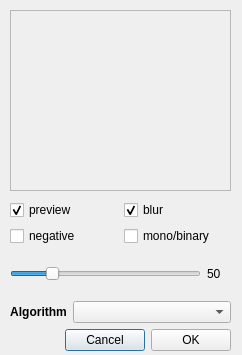
<ui version="4.0" >
 <class>EdgeDialog</class>
 <widget class="QDialog" name="EdgeDialog" >
  <property name="windowModality" >
   <enum>Qt::ApplicationModal</enum>
  </property>
  <property name="geometry" >
   <rect>
    <x>0</x>
    <y>0</y>
    <width>242</width>
    <height>355</height>
   </rect>
  </property>
  <property name="sizePolicy" >
   <sizepolicy>
    <hsizetype>0</hsizetype>
    <vsizetype>0</vsizetype>
    <horstretch>0</horstretch>
    <verstretch>0</verstretch>
   </sizepolicy>
  </property>
  <property name="minimumSize" >
   <size>
    <width>242</width>
    <height>355</height>
   </size>
  </property>
  <property name="maximumSize" >
   <size>
    <width>242</width>
    <height>355</height>
   </size>
  </property>
  <property name="font" >
   <font>
    <pointsize>9</pointsize>
   </font>
  </property>
  <property name="windowTitle" >
   <string>Select algorithm</string>
  </property>
  <property name="sizeGripEnabled" >
   <bool>false</bool>
  </property>
  <property name="modal" >
   <bool>true</bool>
  </property>
  <widget class="QWidget" name="verticalLayout" >
   <property name="geometry" >
    <rect>
     <x>10</x>
     <y>200</y>
     <width>221</width>
     <height>151</height>
    </rect>
   </property>
   <layout class="QVBoxLayout" >
    <property name="margin" >
     <number>0</number>
    </property>
    <property name="spacing" >
     <number>6</number>
    </property>
    <item>
     <layout class="QHBoxLayout" >
      <property name="margin" >
       <number>0</number>
      </property>
      <property name="spacing" >
       <number>6</number>
      </property>
      <item>
       <widget class="QCheckBox" name="checkBox" >
        <property name="sizePolicy" >
         <sizepolicy>
          <hsizetype>5</hsizetype>
          <vsizetype>0</vsizetype>
          <horstretch>0</horstretch>
          <verstretch>0</verstretch>
         </sizepolicy>
        </property>
        <property name="text" >
         <string>preview</string>
        </property>
        <property name="checked" >
         <bool>true</bool>
        </property>
       </widget>
      </item>
      <item>
       <widget class="QCheckBox" name="checkBoxBlur" >
        <property name="sizePolicy" >
         <sizepolicy>
          <hsizetype>5</hsizetype>
          <vsizetype>0</vsizetype>
          <horstretch>0</horstretch>
          <verstretch>0</verstretch>
         </sizepolicy>
        </property>
        <property name="text" >
         <string>blur</string>
        </property>
        <property name="checked" >
         <bool>true</bool>
        </property>
       </widget>
      </item>
     </layout>
    </item>
    <item>
     <layout class="QHBoxLayout" >
      <property name="margin" >
       <number>0</number>
      </property>
      <property name="spacing" >
       <number>6</number>
      </property>
      <item>
       <layout class="QHBoxLayout" >
        <property name="margin" >
         <number>0</number>
        </property>
        <property name="spacing" >
         <number>6</number>
        </property>
        <item>
         <widget class="QCheckBox" name="checkBoxNeg" >
          <property name="text" >
           <string>negative</string>
          </property>
          <property name="checked" >
           <bool>false</bool>
          </property>
         </widget>
        </item>
        <item>
         <widget class="QCheckBox" name="checkBoxBin" >
          <property name="enabled" >
           <bool>true</bool>
          </property>
          <property name="toolTip" >
           <string/>
          </property>
          <property name="text" >
           <string>mono/binary</string>
          </property>
          <property name="checked" >
           <bool>false</bool>
          </property>
         </widget>
        </item>
       </layout>
      </item>
     </layout>
    </item>
    <item>
     <layout class="QHBoxLayout" >
      <property name="margin" >
       <number>0</number>
      </property>
      <property name="spacing" >
       <number>6</number>
      </property>
      <item>
       <widget class="QSlider" name="horizontalSlider" >
        <property name="sizePolicy" >
         <sizepolicy>
          <hsizetype>5</hsizetype>
          <vsizetype>0</vsizetype>
          <horstretch>0</horstretch>
          <verstretch>0</verstretch>
         </sizepolicy>
        </property>
        <property name="maximum" >
         <number>255</number>
        </property>
        <property name="value" >
         <number>50</number>
        </property>
        <property name="sliderPosition" >
         <number>50</number>
        </property>
        <property name="orientation" >
         <enum>Qt::Horizontal</enum>
        </property>
       </widget>
      </item>
      <item>
       <widget class="QLabel" name="label_2" >
        <property name="sizePolicy" >
         <sizepolicy>
          <hsizetype>0</hsizetype>
          <vsizetype>5</vsizetype>
          <horstretch>0</horstretch>
          <verstretch>0</verstretch>
         </sizepolicy>
        </property>
        <property name="minimumSize" >
         <size>
          <width>24</width>
          <height>0</height>
         </size>
        </property>
        <property name="layoutDirection" >
         <enum>Qt::RightToLeft</enum>
        </property>
        <property name="text" >
         <string>50</string>
        </property>
        <property name="buddy" >
         <cstring>horizontalSlider</cstring>
        </property>
       </widget>
      </item>
     </layout>
    </item>
    <item>
     <layout class="QHBoxLayout" >
      <property name="margin" >
       <number>0</number>
      </property>
      <property name="spacing" >
       <number>6</number>
      </property>
      <item>
       <widget class="QLabel" name="label" >
        <property name="sizePolicy" >
         <sizepolicy>
          <hsizetype>0</hsizetype>
          <vsizetype>5</vsizetype>
          <horstretch>0</horstretch>
          <verstretch>0</verstretch>
         </sizepolicy>
        </property>
        <property name="font" >
         <font>
          <weight>75</weight>
          <bold>true</bold>
         </font>
        </property>
        <property name="text" >
         <string>Algorithm</string>
        </property>
        <property name="alignment" >
         <set>Qt::AlignCenter</set>
        </property>
        <property name="buddy" >
         <cstring>comboBox</cstring>
        </property>
       </widget>
      </item>
      <item>
       <widget class="QComboBox" name="comboBox" />
      </item>
     </layout>
    </item>
    <item>
     <layout class="QHBoxLayout" >
      <property name="margin" >
       <number>0</number>
      </property>
      <property name="spacing" >
       <number>6</number>
      </property>
      <item>
       <spacer>
        <property name="orientation" >
         <enum>Qt::Horizontal</enum>
        </property>
        <property name="sizeHint" >
         <size>
          <width>40</width>
          <height>20</height>
         </size>
        </property>
       </spacer>
      </item>
      <item>
       <widget class="QPushButton" name="cancelButton" >
        <property name="text" >
         <string>Cancel</string>
        </property>
       </widget>
      </item>
      <item>
       <widget class="QPushButton" name="okButton" >
        <property name="text" >
         <string>OK</string>
        </property>
       </widget>
      </item>
     </layout>
    </item>
   </layout>
  </widget>
  <widget class="PreviewLabel" name="previewLabel" >
   <property name="geometry" >
    <rect>
     <x>10</x>
     <y>10</y>
     <width>221</width>
     <height>181</height>
    </rect>
   </property>
   <property name="cursor" >
    <cursor>9</cursor>
   </property>
   <property name="frameShape" >
    <enum>QFrame::StyledPanel</enum>
   </property>
   <property name="text" >
    <string/>
   </property>
   <property name="textFormat" >
    <enum>Qt::AutoText</enum>
   </property>
   <property name="pixmap" >
    <pixmap/>
   </property>
   <property name="scaledContents" >
    <bool>false</bool>
   </property>
   <property name="alignment" >
    <set>Qt::AlignCenter</set>
   </property>
   <property name="textInteractionFlags" >
    <enum>Qt::NoTextInteraction</enum>
   </property>
   <property name="buddy" >
    <cstring>checkBox</cstring>
   </property>
  </widget>
 </widget>
 <customwidgets>
  <customwidget>
   <class>PreviewLabel</class>
   <extends>QLabel</extends>
   <header>src/previewlabel.h</header>
  </customwidget>
 </customwidgets>
 <tabstops>
  <tabstop>checkBox</tabstop>
  <tabstop>checkBoxBlur</tabstop>
  <tabstop>checkBoxNeg</tabstop>
  <tabstop>checkBoxBin</tabstop>
  <tabstop>horizontalSlider</tabstop>
  <tabstop>comboBox</tabstop>
  <tabstop>okButton</tabstop>
  <tabstop>cancelButton</tabstop>
 </tabstops>
 <resources>
  <include location="application.qrc" />
 </resources>
 <connections>
  <connection>
   <sender>okButton</sender>
   <signal>clicked()</signal>
   <receiver>EdgeDialog</receiver>
   <slot>accept()</slot>
   <hints>
    <hint type="sourcelabel" >
     <x>228</x>
     <y>345</y>
    </hint>
    <hint type="destinationlabel" >
     <x>96</x>
     <y>254</y>
    </hint>
   </hints>
  </connection>
  <connection>
   <sender>cancelButton</sender>
   <signal>clicked()</signal>
   <receiver>EdgeDialog</receiver>
   <slot>reject()</slot>
   <hints>
    <hint type="sourcelabel" >
     <x>147</x>
     <y>345</y>
    </hint>
    <hint type="destinationlabel" >
     <x>179</x>
     <y>282</y>
    </hint>
   </hints>
  </connection>
  <connection>
   <sender>horizontalSlider</sender>
   <signal>valueChanged(int)</signal>
   <receiver>label_2</receiver>
   <slot>setNum(int)</slot>
   <hints>
    <hint type="sourcelabel" >
     <x>131</x>
     <y>270</y>
    </hint>
    <hint type="destinationlabel" >
     <x>209</x>
     <y>270</y>
    </hint>
   </hints>
  </connection>
 </connections>
</ui>
